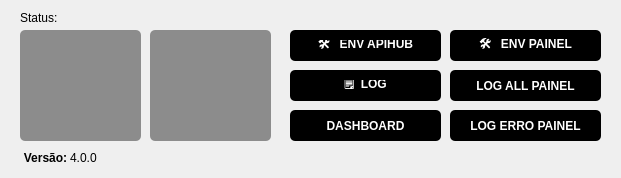
<?xml version="1.0" encoding="UTF-8"?>
<ui version="4.0">
 <class>GerenciadorServicos</class>
 <widget class="QMainWindow" name="GerenciadorServicos">
  <property name="geometry">
   <rect>
    <x>0</x>
    <y>0</y>
    <width>621</width>
    <height>178</height>
   </rect>
  </property>
  <property name="minimumSize">
   <size>
    <width>621</width>
    <height>100</height>
   </size>
  </property>
  <property name="maximumSize">
   <size>
    <width>621</width>
    <height>500</height>
   </size>
  </property>
  <property name="windowTitle">
   <string>Gestor Apihub 25.03</string>
  </property>

  <widget class="QWidget" name="centralwidget">

   <!-- LABEL STATUS-->
   <widget class="QLabel" name="lblStatusServico">
    <property name="geometry">
     <rect>
      <x>80</x>
      <y>10</y>
      <width>121</width>
      <height>16</height>
     </rect>
    </property>
    <property name="toolTip">
     <string>Status:</string>
    </property>
    <property name="alignment">
     <set>Qt::AlignCenter</set>
    </property>
    <property name="text">
     <string>&lt;br/&gt;</string>
    </property>
   </widget>

   <!-- BOTÃO INSTALAR -->
   <widget class="QPushButton" name="btnInstalar">
    <property name="geometry">
     <rect>
      <x>20</x>
      <y>30</y>
      <width>121</width>
      <height>111</height>
     </rect>
    </property>
    <property name="styleSheet">
     <string notr="true">QPushButton {
    color: rgb(255, 255, 255);
    background-color: rgb(140, 140, 140);
    font-weight: bold;
    font-size:80px;
    border-radius: 5px;
    border: none;
    padding: 10px;
}

QPushButton:pressed {
    background-color: rgb(0, 197, 0);
    padding-top: 12px;
}
QPushButton:hover{
    background-color: rgb(0, 197, 0);
    padding-top: 12px;
}</string>
    </property>
   </widget>

   <!-- BOTÃO SERVIÇO -->
   <widget class="QPushButton" name="btnServico">
    <property name="geometry">
     <rect>
      <x>150</x>
      <y>30</y>
      <width>121</width>
      <height>111</height>
     </rect>
    </property>
    <property name="styleSheet">
     <string notr="true">QPushButton {
    color: rgb(255, 255, 255);
    background-color:  rgb(140, 140, 140);
    font-weight: bold;
    font-size:80px;
    border-radius: 5px;
    border: none;
    padding: 10px;
}

QPushButton:pressed {
    background-color: rgb(217, 83,79);
    padding-top: 12px;
}

QPushButton:hover {
    background-color: rgb(217, 83,79);
    padding-top: 12px;
}</string>
    </property>
   </widget>

   <!-- BOTÃO EDITAR ENV APIHUB -->
   <widget class="QPushButton" name="btnEditarEnv">
    <property name="geometry">
     <rect>
      <x>290</x>
      <y>30</y>
      <width>151</width>
      <height>31</height>
     </rect>
    </property>
    <property name="text">
     <string>🛠️   ENV APIHUB</string>
    </property>
    <property name="styleSheet">
     <string notr="true">QPushButton {
    background-color: rgb(0, 0, 0);
    color: rgb(255, 255, 255);
    font-weight: bold;
    border-radius: 5px;
    border: none;
    padding: 10px 20px;
}
QPushButton:hover {
    background-color: rgb(0, 50, 100);
    transform: scale(1.05);
    box-shadow:
        0 0 15px rgba(255, 255, 255, 0.2),
        0 4px 10px rgba(0, 0, 0, 0.5);
}</string>
    </property>
   </widget>

   <!-- BOTÃO LOG -->
   <widget class="QPushButton" name="btnAbrirLog">
    <property name="geometry">
     <rect>
      <x>290</x>
      <y>70</y>
      <width>151</width>
      <height>31</height>
     </rect>
    </property>
    <property name="text">
     <string>🗒️  LOG</string>
    </property>
    <property name="styleSheet">
     <string>QPushButton {
    background-color: rgb(0, 0, 0);
    color: rgb(255, 255, 255);
    font-weight: bold;
    border-radius: 5px;
    border: none;
    padding: 10px 20px;
}
QPushButton:hover {
    background-color: rgb(0, 50, 100);
    transform: scale(1.05);
    box-shadow:
        0 0 15px rgba(255, 255, 255, 0.2),
        0 4px 10px rgba(0, 0, 0, 0.5);
}</string>
    </property>
   </widget>

   <!-- LABEL VERSÃO -->
   <widget class="QLabel" name="lblStatusServico_3">
    <property name="geometry">
     <rect>
      <x>20</x>
      <y>150</y>
      <width>51</width>
      <height>16</height>
     </rect>
    </property>
    <property name="font">
     <font>
      <weight>75</weight>
      <bold>true</bold>
     </font>
    </property>
    <property name="alignment">
     <set>Qt::AlignCenter</set>
    </property>
    <property name="text">
     <string>Versão:</string>
    </property>
   </widget>

   <widget class="QLabel" name="lblStatusServico_4">
    <property name="geometry">
     <rect>
      <x>70</x>
      <y>150</y>
      <width>31</width>
      <height>16</height>
     </rect>
    </property>
    <property name="text">
     <string>4.0.0</string>
    </property>
   </widget>

   <!-- LABEL STATUS FIXO -->
   <widget class="QLabel" name="lblStatusServico_5">
    <property name="geometry">
     <rect>
      <x>20</x>
      <y>10</y>
      <width>51</width>
      <height>16</height>
     </rect>
    </property>
    <property name="text">
     <string>Status:</string>
    </property>
   </widget>

   <!-- BOTÃO DASHBOARD -->
   <widget class="QPushButton" name="btnAbrirDash">
    <property name="geometry">
     <rect>
      <x>290</x>
      <y>110</y>
      <width>151</width>
      <height>31</height>
     </rect>
    </property>
    <property name="text">
     <string>DASHBOARD</string>
    </property>
    <property name="styleSheet">
     <string>QPushButton {
    background-color: rgb(0, 0, 0);
    color: white;
    font-weight: bold;
    border-radius: 5px;
}
QPushButton:hover {
    background-color: rgb(0, 50, 100);
}</string>
    </property>
   </widget>

   <!-- BOTÃO ENV PAINEL -->
   <widget class="QPushButton" name="btnPainel">
    <property name="geometry">
     <rect>
      <x>450</x>
      <y>30</y>
      <width>151</width>
      <height>31</height>
     </rect>
    </property>
    <property name="text">
     <string>🛠️   ENV PAINEL</string>
    </property>
    <property name="styleSheet">
     <string>QPushButton {
    background-color: black;
    color: white;
    font-weight: bold;
    border-radius: 5px;
}
QPushButton:hover {
    background-color: rgb(0, 50, 100);
}</string>
    </property>
   </widget>

   <!-- LOG ALL -->
   <widget class="QPushButton" name="btnLogAll">
    <property name="geometry">
     <rect>
      <x>450</x>
      <y>70</y>
      <width>151</width>
      <height>31</height>
     </rect>
    </property>
    <property name="text">
     <string>LOG ALL PAINEL</string>
    </property>
    <property name="styleSheet">
     <string>QPushButton {
    background-color: black;
    color: white;
    font-weight: bold;
    border-radius: 5px;
}
QPushButton:hover {
    background-color: rgb(0, 50, 100);
}</string>
    </property>
   </widget>

   <!-- LOG ERRO -->
   <widget class="QPushButton" name="btnLogErr">
    <property name="geometry">
     <rect>
      <x>450</x>
      <y>110</y>
      <width>151</width>
      <height>31</height>
     </rect>
    </property>
    <property name="text">
     <string>LOG ERRO PAINEL</string>
    </property>
    <property name="styleSheet">
     <string>QPushButton {
    background-color: black;
    color: white;
    font-weight: bold;
    border-radius: 5px;
}
QPushButton:hover {
    background-color: rgb(0, 50, 100);
}</string>
    </property>
   </widget>

  </widget>

 </widget>
 <resources/>
 <connections/>
</ui>
